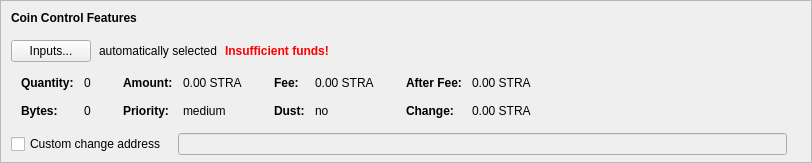
    <widget class="QFrame" name="frameCoinControl">
     <property name="sizePolicy">
      <sizepolicy hsizetype="Expanding" vsizetype="Expanding">
       <horstretch>0</horstretch>
       <verstretch>0</verstretch>
      </sizepolicy>
     </property>
     <property name="maximumSize">
      <size>
       <width>16777215</width>
       <height>16777215</height>
      </size>
     </property>
     <property name="frameShape">
      <enum>QFrame::StyledPanel</enum>
     </property>
     <property name="frameShadow">
      <enum>QFrame::Sunken</enum>
     </property>
     <layout class="QVBoxLayout" name="verticalLayoutCoinControl2">
      <property name="spacing">
       <number>0</number>
      </property>
      <property name="leftMargin">
       <number>0</number>
      </property>
      <property name="topMargin">
       <number>0</number>
      </property>
      <property name="rightMargin">
       <number>0</number>
      </property>
      <property name="bottomMargin">
       <number>6</number>
      </property>
      <item>
       <layout class="QVBoxLayout" name="verticalLayoutCoinControl" stretch="0,0,0,0,1">
        <property name="spacing">
         <number>0</number>
        </property>
        <property name="leftMargin">
         <number>10</number>
        </property>
        <property name="topMargin">
         <number>10</number>
        </property>
        <item>
         <layout class="QHBoxLayout" name="horizontalLayoutCoinControl1">
          <property name="bottomMargin">
           <number>15</number>
          </property>
          <item>
           <widget class="QLabel" name="labelCoinControlFeatures">
            <property name="sizePolicy">
             <sizepolicy hsizetype="Preferred" vsizetype="Maximum">
              <horstretch>0</horstretch>
              <verstretch>0</verstretch>
             </sizepolicy>
            </property>
            <property name="font">
             <font>
              <weight>75</weight>
              <bold>true</bold>
             </font>
            </property>
            <property name="styleSheet">
             <string notr="true">font-weight:bold;</string>
            </property>
            <property name="text">
             <string>Coin Control Features</string>
            </property>
           </widget>
          </item>
         </layout>
        </item>
        <item>
         <layout class="QHBoxLayout" name="horizontalLayoutCoinControl2" stretch="0,0,0,0">
          <property name="spacing">
           <number>8</number>
          </property>
          <property name="bottomMargin">
           <number>10</number>
          </property>
          <item>
           <widget class="QPushButton" name="pushButtonCoinControl">
            <property name="styleSheet">
             <string notr="true"/>
            </property>
            <property name="text">
             <string>Inputs...</string>
            </property>
            <property name="autoDefault">
             <bool>false</bool>
            </property>
           </widget>
          </item>
          <item>
           <widget class="QLabel" name="labelCoinControlAutomaticallySelected">
            <property name="text">
             <string>automatically selected</string>
            </property>
            <property name="margin">
             <number>5</number>
            </property>
           </widget>
          </item>
          <item>
           <widget class="QLabel" name="labelCoinControlInsuffFunds">
            <property name="font">
             <font>
              <weight>75</weight>
              <bold>true</bold>
             </font>
            </property>
            <property name="styleSheet">
             <string notr="true">color:red;font-weight:bold;</string>
            </property>
            <property name="text">
             <string>Insufficient funds!</string>
            </property>
            <property name="margin">
             <number>5</number>
            </property>
           </widget>
          </item>
          <item>
           <spacer name="horizontalSpacerCoinControl">
            <property name="orientation">
             <enum>Qt::Horizontal</enum>
            </property>
            <property name="sizeHint" stdset="0">
             <size>
              <width>40</width>
              <height>1</height>
             </size>
            </property>
           </spacer>
          </item>
         </layout>
        </item>
        <item>
         <widget class="QWidget" name="widgetCoinControl" native="true">
          <property name="sizePolicy">
           <sizepolicy hsizetype="Preferred" vsizetype="Preferred">
            <horstretch>0</horstretch>
            <verstretch>0</verstretch>
           </sizepolicy>
          </property>
          <property name="minimumSize">
           <size>
            <width>0</width>
            <height>0</height>
           </size>
          </property>
          <property name="styleSheet">
           <string notr="true"/>
          </property>
          <layout class="QHBoxLayout" name="horizontalLayoutCoinControl5">
           <property name="leftMargin">
            <number>0</number>
           </property>
           <property name="topMargin">
            <number>0</number>
           </property>
           <property name="rightMargin">
            <number>0</number>
           </property>
           <property name="bottomMargin">
            <number>0</number>
           </property>
           <item>
            <layout class="QHBoxLayout" name="horizontalLayoutCoinControl3" stretch="0,0,0,1">
             <property name="spacing">
              <number>20</number>
             </property>
             <property name="topMargin">
              <number>0</number>
             </property>
             <property name="bottomMargin">
              <number>10</number>
             </property>
             <item>
              <layout class="QFormLayout" name="formLayoutCoinControl1">
               <property name="horizontalSpacing">
                <number>10</number>
               </property>
               <property name="verticalSpacing">
                <number>14</number>
               </property>
               <property name="leftMargin">
                <number>10</number>
               </property>
               <property name="topMargin">
                <number>4</number>
               </property>
               <property name="rightMargin">
                <number>6</number>
               </property>
               <item row="0" column="0">
                <widget class="QLabel" name="labelCoinControlQuantityText">
                 <property name="font">
                  <font>
                   <weight>75</weight>
                   <bold>true</bold>
                  </font>
                 </property>
                 <property name="text">
                  <string>Quantity:</string>
                 </property>
                 <property name="margin">
                  <number>0</number>
                 </property>
                </widget>
               </item>
               <item row="0" column="1">
                <widget class="QLabel" name="labelCoinControlQuantity">
                 <property name="cursor">
                  <cursorShape>IBeamCursor</cursorShape>
                 </property>
                 <property name="contextMenuPolicy">
                  <enum>Qt::ActionsContextMenu</enum>
                 </property>
                 <property name="text">
                  <string notr="true">0</string>
                 </property>
                 <property name="margin">
                  <number>0</number>
                 </property>
                 <property name="textInteractionFlags">
                  <set>Qt::LinksAccessibleByMouse|Qt::TextSelectableByKeyboard|Qt::TextSelectableByMouse</set>
                 </property>
                </widget>
               </item>
               <item row="1" column="0">
                <widget class="QLabel" name="labelCoinControlBytesText">
                 <property name="font">
                  <font>
                   <weight>75</weight>
                   <bold>true</bold>
                  </font>
                 </property>
                 <property name="text">
                  <string>Bytes:</string>
                 </property>
                </widget>
               </item>
               <item row="1" column="1">
                <widget class="QLabel" name="labelCoinControlBytes">
                 <property name="cursor">
                  <cursorShape>IBeamCursor</cursorShape>
                 </property>
                 <property name="contextMenuPolicy">
                  <enum>Qt::ActionsContextMenu</enum>
                 </property>
                 <property name="text">
                  <string notr="true">0</string>
                 </property>
                 <property name="textInteractionFlags">
                  <set>Qt::LinksAccessibleByMouse|Qt::TextSelectableByKeyboard|Qt::TextSelectableByMouse</set>
                 </property>
                </widget>
               </item>
              </layout>
             </item>
             <item>
              <layout class="QFormLayout" name="formLayoutCoinControl2">
               <property name="horizontalSpacing">
                <number>10</number>
               </property>
               <property name="verticalSpacing">
                <number>14</number>
               </property>
               <property name="leftMargin">
                <number>6</number>
               </property>
               <property name="topMargin">
                <number>4</number>
               </property>
               <property name="rightMargin">
                <number>6</number>
               </property>
               <item row="0" column="0">
                <widget class="QLabel" name="labelCoinControlAmountText">
                 <property name="font">
                  <font>
                   <weight>75</weight>
                   <bold>true</bold>
                  </font>
                 </property>
                 <property name="text">
                  <string>Amount:</string>
                 </property>
                 <property name="margin">
                  <number>0</number>
                 </property>
                </widget>
               </item>
               <item row="0" column="1">
                <widget class="QLabel" name="labelCoinControlAmount">
                 <property name="cursor">
                  <cursorShape>IBeamCursor</cursorShape>
                 </property>
                 <property name="contextMenuPolicy">
                  <enum>Qt::ActionsContextMenu</enum>
                 </property>
                 <property name="text">
                  <string notr="true">0.00 STRA</string>
                 </property>
                 <property name="textInteractionFlags">
                  <set>Qt::LinksAccessibleByMouse|Qt::TextSelectableByKeyboard|Qt::TextSelectableByMouse</set>
                 </property>
                </widget>
               </item>
               <item row="1" column="0">
                <widget class="QLabel" name="labelCoinControlPriorityText">
                 <property name="font">
                  <font>
                   <weight>75</weight>
                   <bold>true</bold>
                  </font>
                 </property>
                 <property name="text">
                  <string>Priority:</string>
                 </property>
                </widget>
               </item>
               <item row="1" column="1">
                <widget class="QLabel" name="labelCoinControlPriority">
                 <property name="cursor">
                  <cursorShape>IBeamCursor</cursorShape>
                 </property>
                 <property name="contextMenuPolicy">
                  <enum>Qt::ActionsContextMenu</enum>
                 </property>
                 <property name="text">
                  <string notr="true">medium</string>
                 </property>
                 <property name="textInteractionFlags">
                  <set>Qt::LinksAccessibleByMouse|Qt::TextSelectableByKeyboard|Qt::TextSelectableByMouse</set>
                 </property>
                </widget>
               </item>
              </layout>
             </item>
             <item>
              <layout class="QFormLayout" name="formLayoutCoinControl3">
               <property name="horizontalSpacing">
                <number>10</number>
               </property>
               <property name="verticalSpacing">
                <number>14</number>
               </property>
               <property name="leftMargin">
                <number>6</number>
               </property>
               <property name="topMargin">
                <number>4</number>
               </property>
               <property name="rightMargin">
                <number>6</number>
               </property>
               <item row="0" column="0">
                <widget class="QLabel" name="labelCoinControlFeeText">
                 <property name="font">
                  <font>
                   <weight>75</weight>
                   <bold>true</bold>
                  </font>
                 </property>
                 <property name="text">
                  <string>Fee:</string>
                 </property>
                 <property name="margin">
                  <number>0</number>
                 </property>
                </widget>
               </item>
               <item row="0" column="1">
                <widget class="QLabel" name="labelCoinControlFee">
                 <property name="cursor">
                  <cursorShape>IBeamCursor</cursorShape>
                 </property>
                 <property name="contextMenuPolicy">
                  <enum>Qt::ActionsContextMenu</enum>
                 </property>
                 <property name="text">
                  <string notr="true">0.00 STRA</string>
                 </property>
                 <property name="textInteractionFlags">
                  <set>Qt::LinksAccessibleByMouse|Qt::TextSelectableByKeyboard|Qt::TextSelectableByMouse</set>
                 </property>
                </widget>
               </item>
               <item row="1" column="0">
                <widget class="QLabel" name="labelCoinControlLowOutputText">
                 <property name="font">
                  <font>
                   <weight>75</weight>
                   <bold>true</bold>
                  </font>
                 </property>
                 <property name="text">
                  <string>Dust:</string>
                 </property>
                </widget>
               </item>
               <item row="1" column="1">
                <widget class="QLabel" name="labelCoinControlLowOutput">
                 <property name="cursor">
                  <cursorShape>IBeamCursor</cursorShape>
                 </property>
                 <property name="contextMenuPolicy">
                  <enum>Qt::ActionsContextMenu</enum>
                 </property>
                 <property name="text">
                  <string notr="true">no</string>
                 </property>
                 <property name="textInteractionFlags">
                  <set>Qt::LinksAccessibleByMouse|Qt::TextSelectableByKeyboard|Qt::TextSelectableByMouse</set>
                 </property>
                </widget>
               </item>
              </layout>
             </item>
             <item>
              <layout class="QFormLayout" name="formLayoutCoinControl4">
               <property name="horizontalSpacing">
                <number>10</number>
               </property>
               <property name="verticalSpacing">
                <number>14</number>
               </property>
               <property name="leftMargin">
                <number>6</number>
               </property>
               <property name="topMargin">
                <number>4</number>
               </property>
               <property name="rightMargin">
                <number>6</number>
               </property>
               <item row="0" column="0">
                <widget class="QLabel" name="labelCoinControlAfterFeeText">
                 <property name="font">
                  <font>
                   <weight>75</weight>
                   <bold>true</bold>
                  </font>
                 </property>
                 <property name="text">
                  <string>After Fee:</string>
                 </property>
                 <property name="margin">
                  <number>0</number>
                 </property>
                </widget>
               </item>
               <item row="0" column="1">
                <widget class="QLabel" name="labelCoinControlAfterFee">
                 <property name="cursor">
                  <cursorShape>IBeamCursor</cursorShape>
                 </property>
                 <property name="contextMenuPolicy">
                  <enum>Qt::ActionsContextMenu</enum>
                 </property>
                 <property name="text">
                  <string notr="true">0.00 STRA</string>
                 </property>
                 <property name="textInteractionFlags">
                  <set>Qt::LinksAccessibleByMouse|Qt::TextSelectableByKeyboard|Qt::TextSelectableByMouse</set>
                 </property>
                </widget>
               </item>
               <item row="1" column="0">
                <widget class="QLabel" name="labelCoinControlChangeText">
                 <property name="font">
                  <font>
                   <weight>75</weight>
                   <bold>true</bold>
                  </font>
                 </property>
                 <property name="text">
                  <string>Change:</string>
                 </property>
                </widget>
               </item>
               <item row="1" column="1">
                <widget class="QLabel" name="labelCoinControlChange">
                 <property name="cursor">
                  <cursorShape>IBeamCursor</cursorShape>
                 </property>
                 <property name="contextMenuPolicy">
                  <enum>Qt::ActionsContextMenu</enum>
                 </property>
                 <property name="text">
                  <string notr="true">0.00 STRA</string>
                 </property>
                 <property name="textInteractionFlags">
                  <set>Qt::LinksAccessibleByMouse|Qt::TextSelectableByKeyboard|Qt::TextSelectableByMouse</set>
                 </property>
                </widget>
               </item>
              </layout>
             </item>
            </layout>
           </item>
          </layout>
         </widget>
        </item>
        <item>
         <layout class="QHBoxLayout" name="horizontalLayoutCoinControl4" stretch="0,0,0">
          <property name="spacing">
           <number>12</number>
          </property>
          <property name="sizeConstraint">
           <enum>QLayout::SetDefaultConstraint</enum>
          </property>
          <property name="topMargin">
           <number>5</number>
          </property>
          <property name="rightMargin">
           <number>5</number>
          </property>
          <item>
           <widget class="QCheckBox" name="checkBoxCoinControlChange">
            <property name="toolTip">
             <string>If this is activated, but the change address is empty or invalid, change will be sent to a newly generated address.</string>
            </property>
            <property name="text">
             <string>Custom change address</string>
            </property>
           </widget>
          </item>
          <item>
           <widget class="QValidatedLineEdit" name="lineEditCoinControlChange">
            <property name="enabled">
             <bool>false</bool>
            </property>
            <property name="sizePolicy">
             <sizepolicy hsizetype="Expanding" vsizetype="Fixed">
              <horstretch>0</horstretch>
              <verstretch>0</verstretch>
             </sizepolicy>
            </property>
           </widget>
          </item>
          <item>
           <widget class="QLabel" name="labelCoinControlChangeLabel">
            <property name="sizePolicy">
             <sizepolicy hsizetype="Preferred" vsizetype="Expanding">
              <horstretch>0</horstretch>
              <verstretch>0</verstretch>
             </sizepolicy>
            </property>
            <property name="minimumSize">
             <size>
              <width>0</width>
              <height>0</height>
             </size>
            </property>
            <property name="text">
             <string/>
            </property>
            <property name="margin">
             <number>3</number>
            </property>
           </widget>
          </item>
         </layout>
        </item>
        <item>
         <spacer name="verticalSpacerCoinControl">
          <property name="orientation">
           <enum>Qt::Vertical</enum>
          </property>
          <property name="sizeHint" stdset="0">
           <size>
            <width>800</width>
            <height>1</height>
           </size>
          </property>
         </spacer>
        </item>
       </layout>
      </item>
     </layout>
    </widget>
